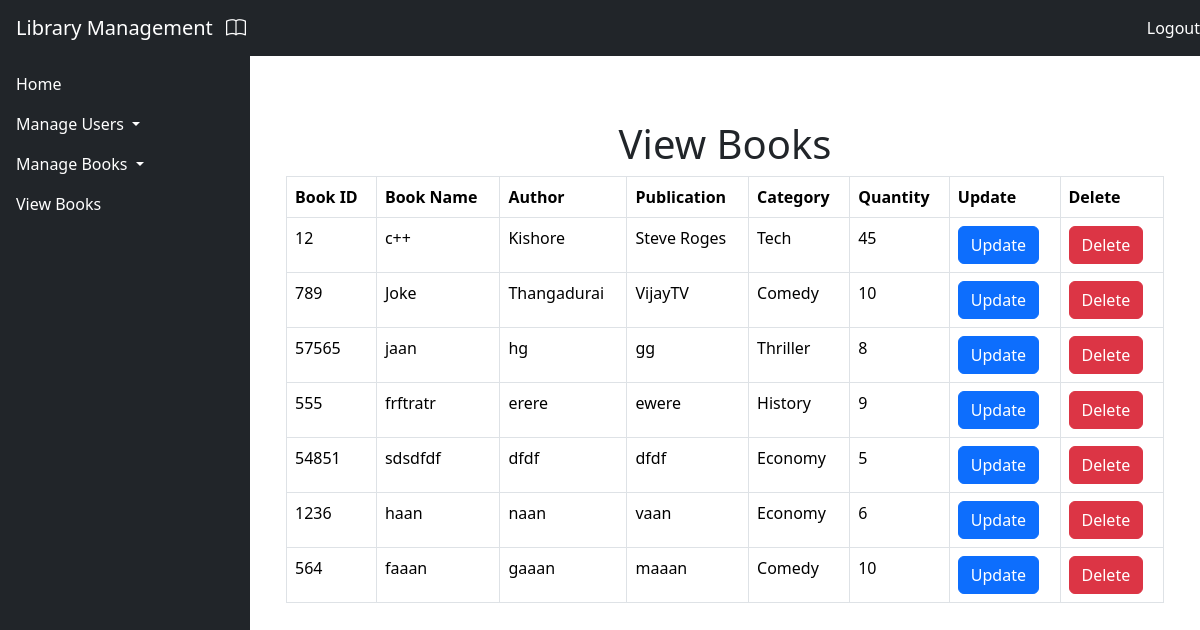
Screenshot of /view_books/ with the database file from the repository.
### Library/models.py (models this page shows, shortened)
class Book(models.Model):
    title = models.CharField(max_length=200)
    author = models.CharField(max_length=100)
    publisher = models.CharField(max_length=100)
    quantity = models.IntegerField(default=0)
    categories = models.ManyToManyField(Category, related_name='books')
    availability_status = models.CharField(max_length=10, default="Available")
    isbn = models.CharField(max_length=20, blank=True, null=True)

class Category(models.Model):
    name = models.CharField(max_length=100)

### Library/views.py (the view)
# urls.py: path('view_books/', viewBooks, name='view_books'),
def  viewBooks(request):
    books = Book.objects.all()
    categories = Category.objects.all()
    return render(request, 'view_books.html', {'books': books, 'categories': categories})

### Library/templates/view_books.html (shortened to what this page needs)
{% extends 'base.html' %}
{% block content %}
<div class="container mt-5">
    <h1 class="text-center">View Books</h1>
<table class="table table-bordered">
    <thead>
        <tr>
            <th>Book ID</th>
            <th>Book Name</th>
            <th>Author</th>
            <th>Publication</th>
            <th>Category</th>
            <th>Quantity</th>
            <th>Update</th>
            <th>Delete</th>
        </tr>
    </thead>
    <tbody>
        {% for book in books %}
        <tr>
            <td>{{ book.isbn }}</td>
            <td>{{ book.title }}</td>
            <td>{{ book.author }}</td>
            <td>{{ book.publisher }}</td>
            <td>
                {% if book.categories %}
                    {% for category in book.categories.all %}
                        {{ category.name }} {% if not forloop.last %}, {% endif %}
                    {% endfor %}
                {% else %}
                    No Categories
                {% endif %}
            </td>
            <td>{{ book.quantity }}</td>
            <td><button class="btn btn-primary" data-bs-toggle="modal" data-bs-target="#editBookModal{{ book.id }}">Update</button></td>
            <td><a href="{%url 'delete_book' book.id%}" class="btn btn-danger">Delete</a></td>
        </tr>
        {% endfor %}
    </tbody>
</table>
</div>
{% endblock %}

### rows the page displays
Book: isbn "12", title "c++", author "Kishore", publisher "Steve Roges", quantity "45"
Category: name "Tech"
Book: isbn "789", title "Joke", author "Thangadurai", publisher "VijayTV", quantity "10"
Category: name "Comedy"
Book: isbn "57565", title "jaan", author "hg", publisher "gg", quantity "8"
Category: name "Thriller"
Book: isbn "555", title "frftratr", author "erere", publisher "ewere", quantity "9"
Category: name "History"
Book: isbn "54851", title "sdsdfdf", author "dfdf", publisher "dfdf", quantity "5"
Category: name "Economy"
Book: isbn "1236", title "haan", author "naan", publisher "vaan", quantity "6"
Book: isbn "564", title "faaan", author "gaaan", publisher "maaan", quantity "10"
